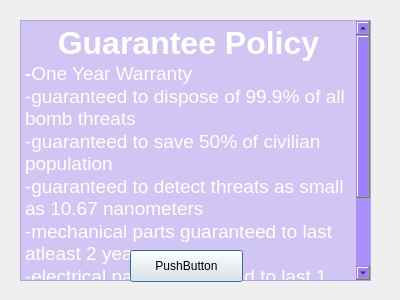
<?xml version="1.0" encoding="UTF-8"?>
<ui version="4.0">
 <class>Guarantee</class>
 <widget class="QDialog" name="Guarantee">
  <property name="geometry">
   <rect>
    <x>0</x>
    <y>0</y>
    <width>400</width>
    <height>300</height>
   </rect>
  </property>
  <property name="windowTitle">
   <string>Dialog</string>
  </property>
  <property name="styleSheet">
   <string notr="true">#Guarantee{
	background-image: url(:/Resources/coral.jpg);

}</string>
  </property>
  <widget class="QTextBrowser" name="textBrowser">
   <property name="geometry">
    <rect>
     <x>20</x>
     <y>20</y>
     <width>351</width>
     <height>261</height>
    </rect>
   </property>
   <property name="styleSheet">
    <string notr="true">
background-color: rgba(121, 74, 255, 64);</string>
   </property>
   <property name="html">
    <string>&lt;!DOCTYPE HTML PUBLIC &quot;-//W3C//DTD HTML 4.0//EN&quot; &quot;http://www.w3.org/TR/REC-html40/strict.dtd&quot;&gt;
&lt;html&gt;&lt;head&gt;&lt;meta name=&quot;qrichtext&quot; content=&quot;1&quot; /&gt;&lt;style type=&quot;text/css&quot;&gt;
p, li { white-space: pre-wrap; }
&lt;/style&gt;&lt;/head&gt;&lt;body style=&quot; font-family:'.Lucida Grande UI'; font-size:13pt; font-weight:400; font-style:normal;&quot;&gt;
&lt;p align=&quot;center&quot; style=&quot; margin-top:0px; margin-bottom:0px; margin-left:0px; margin-right:0px; -qt-block-indent:0; text-indent:0px;&quot;&gt;&lt;span style=&quot; font-size:24pt; font-weight:600; color:#ffffff;&quot;&gt;Guarantee Policy&lt;/span&gt;&lt;/p&gt;
&lt;p style=&quot; margin-top:0px; margin-bottom:0px; margin-left:0px; margin-right:0px; -qt-block-indent:0; text-indent:0px;&quot;&gt;&lt;span style=&quot; font-size:14pt; font-weight:600; color:#ffffff;&quot;&gt;-&lt;/span&gt;&lt;span style=&quot; font-size:14pt; color:#ffffff;&quot;&gt;One Year Warranty&lt;/span&gt;&lt;/p&gt;
&lt;p style=&quot; margin-top:0px; margin-bottom:0px; margin-left:0px; margin-right:0px; -qt-block-indent:0; text-indent:0px;&quot;&gt;&lt;span style=&quot; font-size:14pt; color:#ffffff;&quot;&gt;-guaranteed to dispose of 99.9% of all bomb threats&lt;/span&gt;&lt;/p&gt;
&lt;p style=&quot; margin-top:0px; margin-bottom:0px; margin-left:0px; margin-right:0px; -qt-block-indent:0; text-indent:0px;&quot;&gt;&lt;span style=&quot; font-size:14pt; color:#ffffff;&quot;&gt;-guaranteed to save 50% of civilian population&lt;/span&gt;&lt;/p&gt;
&lt;p style=&quot; margin-top:0px; margin-bottom:0px; margin-left:0px; margin-right:0px; -qt-block-indent:0; text-indent:0px;&quot;&gt;&lt;span style=&quot; font-size:14pt; color:#ffffff;&quot;&gt;-guaranteed to detect threats as small as 10.67 nanometers&lt;/span&gt;&lt;/p&gt;
&lt;p style=&quot; margin-top:0px; margin-bottom:0px; margin-left:0px; margin-right:0px; -qt-block-indent:0; text-indent:0px;&quot;&gt;&lt;span style=&quot; font-size:14pt; color:#ffffff;&quot;&gt;-mechanical parts guaranteed to last atleast 2 years&lt;/span&gt;&lt;/p&gt;
&lt;p style=&quot; margin-top:0px; margin-bottom:0px; margin-left:0px; margin-right:0px; -qt-block-indent:0; text-indent:0px;&quot;&gt;&lt;span style=&quot; font-size:14pt; color:#ffffff;&quot;&gt;-electrical parts guaranteed to last 1 year&lt;/span&gt;&lt;/p&gt;
&lt;p style=&quot; margin-top:0px; margin-bottom:0px; margin-left:0px; margin-right:0px; -qt-block-indent:0; text-indent:0px;&quot;&gt;&lt;span style=&quot; font-size:14pt; color:#ffffff;&quot;&gt;-saving lives: priceless&lt;/span&gt;&lt;/p&gt;
&lt;p style=&quot;-qt-paragraph-type:empty; margin-top:0px; margin-bottom:0px; margin-left:0px; margin-right:0px; -qt-block-indent:0; text-indent:0px; font-size:14pt; color:#ffffff;&quot;&gt;&lt;br /&gt;&lt;/p&gt;
&lt;p style=&quot; margin-top:0px; margin-bottom:0px; margin-left:0px; margin-right:0px; -qt-block-indent:0; text-indent:0px;&quot;&gt;&lt;span style=&quot; font-size:9pt; color:#ffffff;&quot;&gt;*****any tampering with the meowzers robot will lead to explosion of the Earth&lt;/span&gt;&lt;/p&gt;&lt;/body&gt;&lt;/html&gt;</string>
   </property>
  </widget>
  <widget class="QPushButton" name="pushButton">
   <property name="geometry">
    <rect>
     <x>130</x>
     <y>250</y>
     <width>113</width>
     <height>32</height>
    </rect>
   </property>
   <property name="text">
    <string>PushButton</string>
   </property>
  </widget>
 </widget>
 <resources/>
 <connections/>
</ui>
